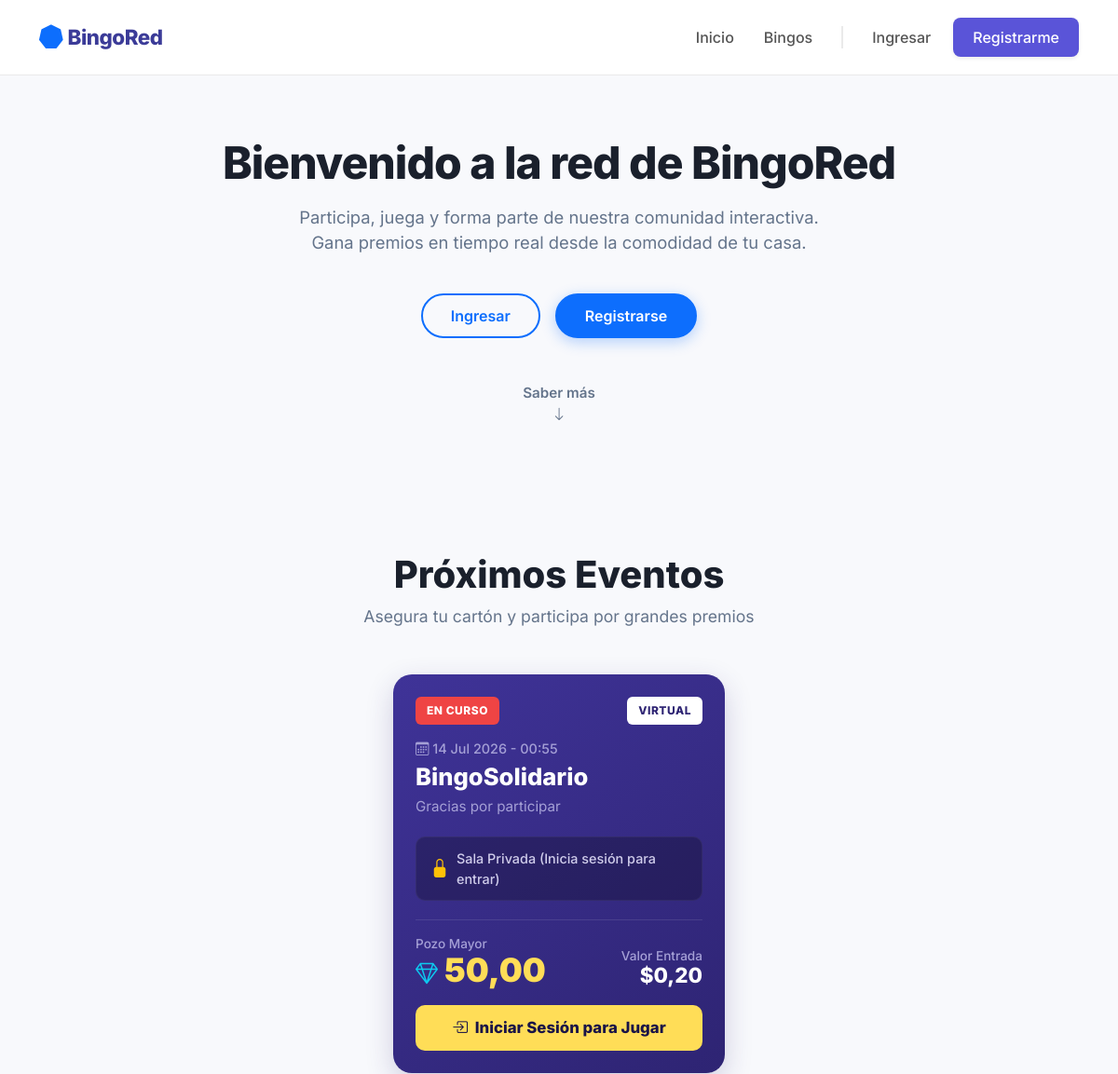
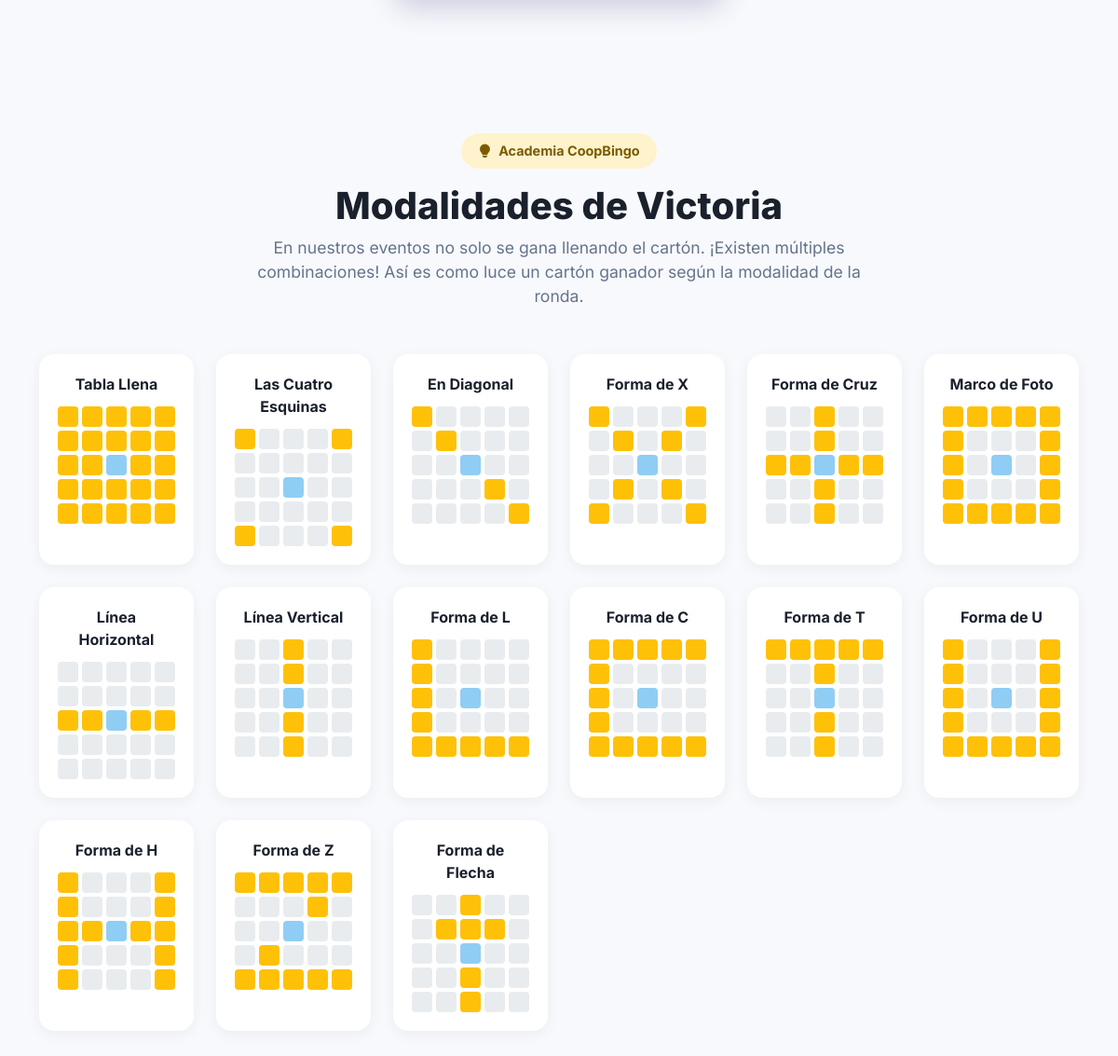
The page / on the database its author committed (2 pictures, top to bottom).
### tareas/models.py (models this page shows)
class Bingo(models.Model):
    idbingo = models.AutoField(primary_key=True)
    idunidadmonetaria = models.ForeignKey(UnidadMonetaria, on_delete=models.RESTRICT, db_column='idunidadmonetaria')
    titulobingo = models.CharField(max_length=150)
    fechaprogramadabingo = models.DateTimeField()
    tipobingo = models.CharField(max_length=20, choices=[('Virtual', 'Virtual'), ('Presencial', 'Presencial')])
    preciocarton = models.DecimalField(max_digits=10, decimal_places=2)
    premiomayor = models.DecimalField(max_digits=10, decimal_places=2)
    descripcionpremiomayor = models.CharField(max_length=100)
    estadobingo = models.CharField(max_length=20, choices=[('Programado', 'Programado'), ('En Curso', 'En Curso'), ('Finalizado', 'Finalizado')])

### tareas/views.py (the view)
# urls.py: path('', views.home, name='home'),
def home(request):
    proximos_bingos = Bingo.objects.filter(
        estadobingo__in=['Programado', 'En Curso']
    ).order_by('fechaprogramadabingo')[:6] # Mostramos un máximo de 6 en el inicio
    modalidades = []
    for nombre in MODALIDADES:
        celdas = celdas_preview(nombre)
        grilla = [[(f, c) in celdas for c in range(5)] for f in range(5)]
        modalidades.append({'nombre': nombre, 'grilla': grilla})
    return render(request, 'home.html', {'bingos': proximos_bingos, 'modalidades': modalidades})

### tareas/bingo_patterns.py (called while the page is built)
def _fila(f):
    return {(f, c) for c in range(5)}

def _columna(c):
    return {(f, c) for f in FILAS}

def celdas_preview(modalidad):
    if modalidad in PATRONES_FIJOS:
        return PATRONES_FIJOS[modalidad]
    if modalidad == 'Línea Horizontal':
        return _fila(2)
    if modalidad == 'Línea Vertical':
        return _columna(2)
    return set()

### tareas/templates/home.html (shortened to what this page needs)
{% extends 'base.html' %}
{% block content %}
<section class="hero-section">
    <h1 class="hero-title">Bienvenido a la red de BingoRed</h1>
    <p class="hero-subtitle">Participa, juega y forma parte de nuestra comunidad interactiva. Gana premios en tiempo real desde la comodidad de tu casa.</p>
    <div class="d-flex gap-3">
        {% if user.is_authenticated %}
            <a href="{% url 'bingo_lobby' %}" class="btn btn-solid-custom text-decoration-none">Ir a mis Salas <i class="bi bi-arrow-right ms-1"></i></a>
        {% else %}
            <a href="{% url 'signin' %}" class="btn btn-outline-custom text-decoration-none">Ingresar</a>
            <a href="{% url 'signup' %}" class="btn btn-solid-custom text-decoration-none">Registrarse</a>
        {% endif %}
    </div>
    <a href="#eventos" class="scroll-down text-decoration-none">
        Saber más <br><i class="bi bi-arrow-down"></i>
    </a>
</section>
<section id="eventos" class="container py-5 mt-4 mb-5">
    <div class="text-center mb-5">
        <h2 class="section-title">Próximos Eventos</h2>
        <p class="section-subtitle">Asegura tu cartón y participa por grandes premios</p>
    </div>
    <div class="row g-4 justify-content-center">
        {% for bingo in bingos %}
        <div class="col-12 col-md-6 col-lg-4">
            <div class="bingo-card">
                <div class="d-flex justify-content-between align-items-center">
                    {% if bingo.estadobingo == 'En Curso' %}
                        <span class="badge-estado bg-curso text-uppercase">{{ bingo.estadobingo }}</span>
                    {% else %}
                        <span class="badge-estado bg-programado text-uppercase">{{ bingo.estadobingo }}</span>
                    {% endif %}
                    <span class="badge-tipo text-uppercase">{{ bingo.tipobingo }}</span>
                </div>
                <p class="bingo-date"><i class="bi bi-calendar3"></i> {{ bingo.fechaprogramadabingo|date:"d M Y - H:i" }}</p>
                <h3 class="bingo-title">{{ bingo.titulobingo }}</h3>
                <p class="bingo-desc">{{ bingo.descripcionpremiomayor }}</p>
                <div class="locked-box d-flex align-items-center">
                    {% if user.is_authenticated %}
                        <i class="bi bi-unlock-fill text-success me-2 fs-5"></i>
                        <span>Acceso permitido. ¡Ve a tu lobby!</span>
                    {% else %}
                        <i class="bi bi-lock-fill text-warning me-2 fs-5"></i>
                        <span>Sala Privada (Inicia sesión para entrar)</span>
                    {% endif %}
                </div>
                <div class="pozo-container mt-auto">
                    <div class="d-flex justify-content-between align-items-end">
                        <div>
                            <p class="pozo-label">Pozo Mayor</p>
                            <p class="pozo-amount"><i class="bi bi-gem text-info fs-4"></i> {{ bingo.premiomayor }}</p>
                        </div>
                        <div class="text-end">
                            <p class="pozo-label">Valor Entrada</p>
                            <p class="entrada-amount">${{ bingo.preciocarton }}</p>
                        </div>
                    </div>
                    {% if user.is_authenticated %}
                        <a href="{% url 'bingo_lobby' %}" class="btn btn-sala text-decoration-none text-center">
                            <i class="bi bi-door-open-fill me-1"></i> Ir a la Sala
                        </a>
                    {% else %}
                        <a href="{% url 'signin' %}" class="btn btn-sala text-decoration-none text-center">
                            <i class="bi bi-box-arrow-in-right me-1"></i> Iniciar Sesión para Jugar
                        </a>
                    {% endif %}
                </div>
            </div>
        </div>
        {% endfor %}
    </div>
</section>
<section id="modalidades" class="container py-5 mb-5">
    <div class="text-center mb-5">
        <span class="badge-academia mb-3 d-inline-block"><i class="bi bi-lightbulb-fill me-1"></i> Academia CoopBingo</span>
        <h2 class="section-title">Modalidades de Victoria</h2>
        <p class="section-subtitle mx-auto" style="max-width: 700px;">
            En nuestros eventos no solo se gana llenando el cartón. ¡Existen múltiples combinaciones!
            Así es como luce un cartón ganador según la modalidad de la ronda.
        </p>
    </div>
    <div class="row g-4">
        {% for m in modalidades %}
        <div class="col-6 col-md-4 col-lg-2">
            <div class="modalidad-card">
                <p class="modalidad-nombre text-center">{{ m.nombre }}</p>
                <div class="mini-grid">
                    {% for fila in m.grilla %}
                        {% for marcada in fila %}
                            {% if forloop.parentloop.counter0 == 2 and forloop.counter0 == 2 %}
                                <div class="mini-celda libre"></div>
                            {% elif marcada %}
                                <div class="mini-celda marcada"></div>
                            {% else %}
                                <div class="mini-celda"></div>
                            {% endif %}
                        {% endfor %}
                    {% endfor %}
                </div>
            </div>
        </div>
        {% endfor %}
    </div>
</section>
{% endblock %}

### tareas/templates/base.html (style rules this page uses)
body { font-family: 'Inter', sans-serif; background-color: #f8f9fc; }

### tareas/templates/home.html (style rules this page uses)
.hero-section { min-height: 55vh; display: flex; flex-direction: column; justify-content: center; align-items: center; text-align: center; background-color: #f8f9fc; padding: 4rem 1rem; }
.hero-title { font-size: 3rem; font-weight: 800; color: #1a202c; letter-spacing: -1px; margin-bottom: 1rem; }
.hero-subtitle { font-size: 1.15rem; color: #64748b; margin-bottom: 2.5rem; max-width: 600px; }
.btn-outline-custom { border: 2px solid #0d6efd; color: #0d6efd; border-radius: 30px; padding: 10px 30px; font-weight: 600; transition: 0.3s; }
.btn-solid-custom { background-color: #0d6efd; color: white; border-radius: 30px; padding: 10px 30px; font-weight: 600; transition: 0.3s; box-shadow: 0 4px 15px rgba(13, 110, 253, 0.3); border: 2px solid #0d6efd; }
.scroll-down { margin-top: 3rem; color: #64748b; font-weight: 600; text-decoration: none; font-size: 0.95rem; transition: 0.2s; }
.section-title { font-size: 2.5rem; font-weight: 800; color: #1a202c; }
.section-subtitle { color: #64748b; font-size: 1.1rem; margin-bottom: 3rem; }
.bingo-card { background: linear-gradient(145deg, #3f3398, #2e2473); border-radius: 20px; padding: 24px; color: white; border: none; box-shadow: 0 10px 30px rgba(46, 36, 115, 0.2); transition: transform 0.3s ease, box-shadow 0.3s ease; height: 100%; display: flex; flex-direction: column; }
.badge-estado { font-size: 0.75rem; font-weight: 800; padding: 6px 12px; border-radius: 6px; letter-spacing: 0.5px; }
.bg-curso { background-color: #ef4444; color: white; }
.badge-tipo { background-color: white; color: #2e2473; font-size: 0.75rem; font-weight: 800; padding: 6px 12px; border-radius: 6px; letter-spacing: 0.5px; }
.bingo-date { color: #a5a0d6; font-size: 0.9rem; font-weight: 500; margin-top: 15px; margin-bottom: 5px; }
.bingo-title { font-size: 1.6rem; font-weight: 800; margin-bottom: 5px; line-height: 1.2; }
.bingo-desc { color: #a5a0d6; font-size: 0.95rem; margin-bottom: 20px; }
.locked-box { background-color: rgba(0,0,0,0.25); border: 1px solid rgba(255,255,255,0.05); border-radius: 10px; padding: 12px 15px; font-size: 0.9rem; font-weight: 500; color: #d0cdeb; margin-bottom: 20px; }
.pozo-container { border-top: 1px solid rgba(255,255,255,0.1); padding-top: 15px; margin-top: auto; }
.pozo-label { color: #a5a0d6; font-size: 0.85rem; font-weight: 500; margin-bottom: 0; }
.pozo-amount { color: #ffdd57; font-size: 2.2rem; font-weight: 900; line-height: 1; margin-bottom: 0; }
.entrada-amount { color: white; font-size: 1.4rem; font-weight: 800; line-height: 1; margin-bottom: 0; }
.btn-sala { background-color: #ffdd57; color: #1a1447; font-weight: 800; border: none; border-radius: 10px; padding: 12px; width: 100%; transition: 0.3s; margin-top: 20px; font-size: 1.05rem; }
.badge-academia { background-color: #fff3cd; color: #7a5b00; font-weight: 700; padding: 8px 18px; border-radius: 20px; font-size: 0.9rem; }
.modalidad-card { background: white; border-radius: 16px; padding: 20px; box-shadow: 0 4px 15px rgba(0,0,0,0.05); height: 100%; }
.modalidad-nombre { font-weight: 700; color: #1a202c; margin-bottom: 12px; font-size: 1rem; }
.mini-grid { display: grid; grid-template-columns: repeat(5, 1fr); gap: 4px; }
.mini-celda { aspect-ratio: 1 / 1; border-radius: 4px; background-color: #e9ecef; }
.mini-celda.marcada { background-color: #ffc107; }
.mini-celda.libre { background-color: #90cdf4; }

### rows shown on the page
Bingo: estadobingo "EN CURSO", tipobingo "VIRTUAL", fechaprogramadabingo "14 Jul 2026 - 00:55", titulobingo "BingoSolidario", descripcionpremiomayor "Gracias por participar", premiomayor "50,00", preciocarton "0,20"

### other values the page prints
{{ m.nombre }} "Tabla Llena" "Las Cuatro Esquinas" "En Diagonal" "Forma de X" "Forma de Cruz" "Marco de Foto" "Línea Horizontal" "Línea Vertical" "Forma de L" "Forma de C" "Forma de T" "Forma de U" "Forma de H" "Forma de Z" "Forma de Flecha"
